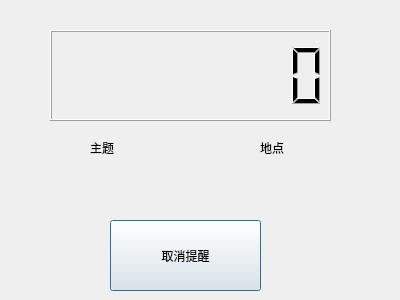
<?xml version="1.0" encoding="UTF-8"?>
<ui version="4.0">
 <class>remind</class>
 <widget class="QDialog" name="remind">
  <property name="geometry">
   <rect>
    <x>0</x>
    <y>0</y>
    <width>400</width>
    <height>300</height>
   </rect>
  </property>
  <property name="windowTitle">
   <string>提醒</string>
  </property>
  <widget class="QLCDNumber" name="lcdNumber">
   <property name="geometry">
    <rect>
     <x>50</x>
     <y>30</y>
     <width>281</width>
     <height>91</height>
    </rect>
   </property>
   <property name="digitCount">
    <number>8</number>
   </property>
  </widget>
  <widget class="QPushButton" name="btn_cancel">
   <property name="geometry">
    <rect>
     <x>110</x>
     <y>220</y>
     <width>151</width>
     <height>71</height>
    </rect>
   </property>
   <property name="styleSheet">
    <string notr="true">font: 16pt &quot;华文中宋&quot;;</string>
   </property>
   <property name="text">
    <string>取消提醒</string>
   </property>
  </widget>
  <widget class="QLabel" name="label">
   <property name="geometry">
    <rect>
     <x>90</x>
     <y>140</y>
     <width>41</width>
     <height>16</height>
    </rect>
   </property>
   <property name="text">
    <string>主题</string>
   </property>
  </widget>
  <widget class="QLabel" name="label_2">
   <property name="geometry">
    <rect>
     <x>260</x>
     <y>140</y>
     <width>41</width>
     <height>16</height>
    </rect>
   </property>
   <property name="text">
    <string>地点</string>
   </property>
  </widget>
 </widget>
 <resources/>
 <connections/>
</ui>
